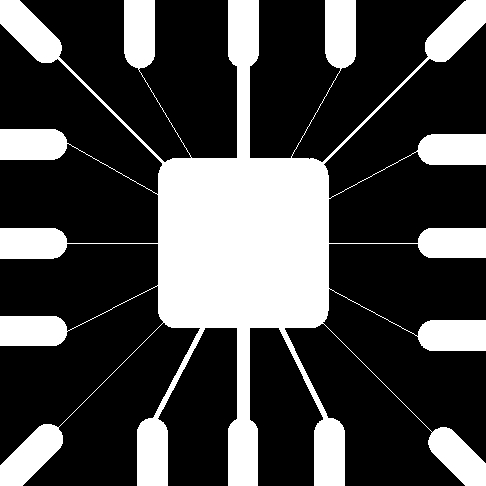
#> input picture Images/quadrato.jpg, 486 x 486 px, found by its file name
$ python edgeDetection.py
#> lines starting #> are read from the running program, lines starting #| are printed output that depends on the picture; after the words box and inside, x2 and y2 are one past the last pixel; in counts of white or black regions, pixels touching at a corner belong together
import skimage.io as io
import numpy as np
import matplotlib.pyplot as plt
import scipy.ndimage as ndi

mask1 = np.array(
    [
        [ -1,  -1,  -1],
        [  2,   2,   2],
        [ -1,  -1,  -1]
    ]
)

mask2 = np.array(
    [
        [ -1,  -1,   2],
        [ -1,   2,  -1],
        [  2,  -1,  -1]
    ]
)

mask3 = np.array(
    [
        [ -1,   2,  -1],
        [ -1,   2,  -1],
        [ -1,   2,  -1]
    ]
)

mask4 = np.array(
    [
        [  2,  -1,  -1],
        [ -1,   2,  -1],
        [ -1,  -1,   2]
    ]
)

plt.close('all')

figure, (ax0, ax1) = plt.subplots(1, 2)

originalImage = np.float64(io.imread("Images/quadrato.jpg"))
#> originalImage: shape (486, 486) float64; min 0, max 255, mean 71.5
ax0.imshow(originalImage, clim=None, cmap='gray')

masked1 = ndi.correlate(originalImage, mask1)
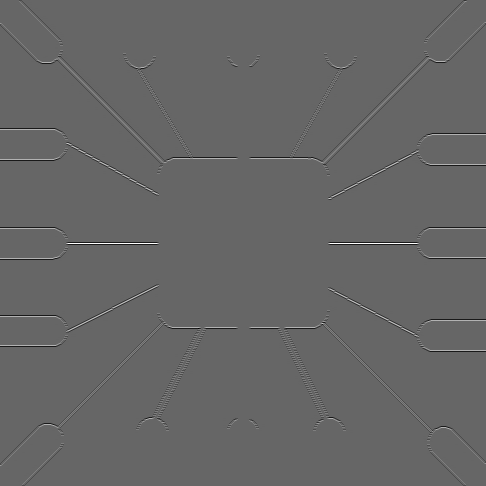
#> masked1: shape (486, 486) float64; min -1020, max 1530, mean 0; drawn with min black and max white
masked2 = ndi.correlate(originalImage, mask2)
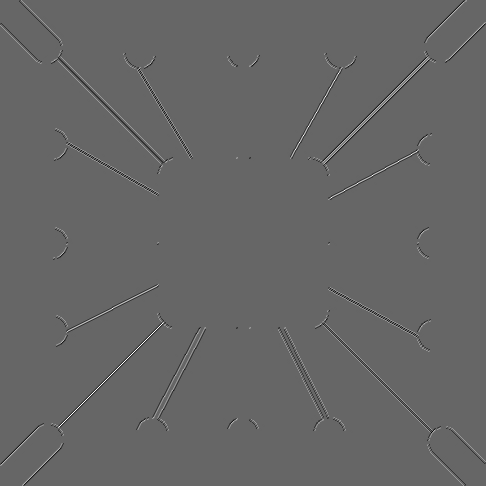
#> masked2: shape (486, 486) float64; min -1020, max 1530, mean 0; drawn with min black and max white
masked3 = ndi.correlate(originalImage, mask3)
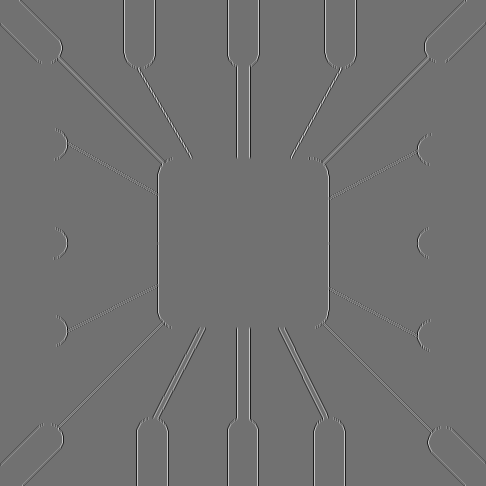
#> masked3: shape (486, 486) float64; min -1020, max 1275, mean 0; drawn with min black and max white
masked4 = ndi.correlate(originalImage, mask4)
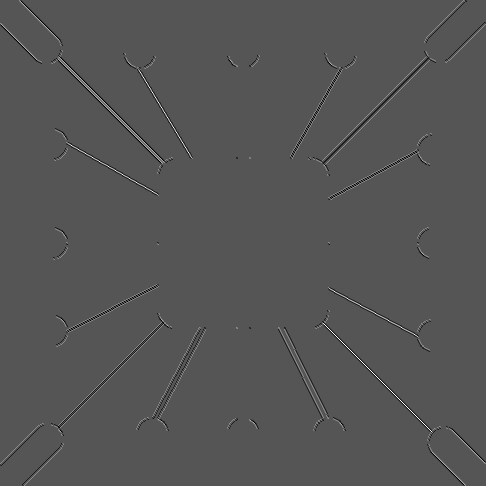
#> masked4: shape (486, 486) float64; min -766, max 1530, mean 0; drawn with min black and max white

maskStruct = np.stack((masked1, masked2, masked3, masked4), -1)
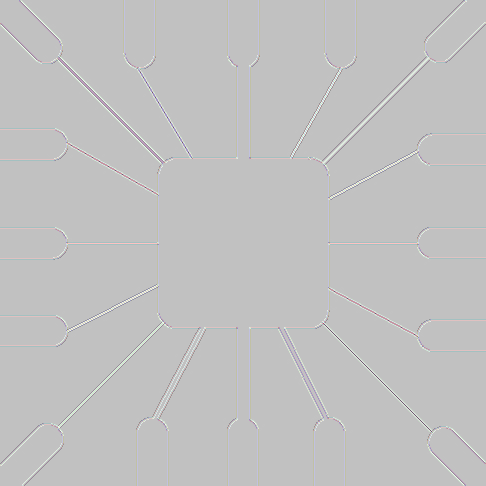
#> maskStruct: shape (486, 486, 4) float64; mean of channels 0, 1, 2, 3 0, 0, 0, 0; transparent parts drawn white
maxImage = np.max(maskStruct, -1)
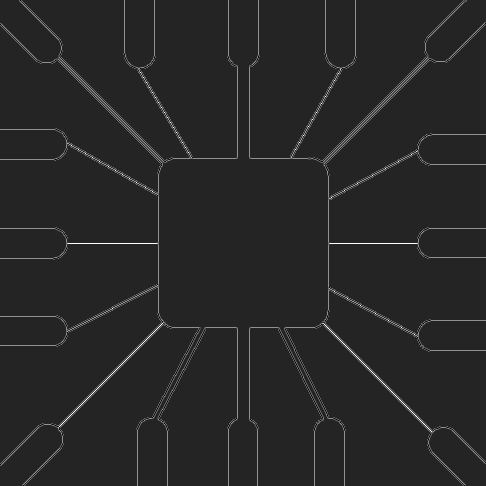
#> maxImage: shape (486, 486) float64; min -255, max 1530, mean 23.2; drawn with min black and max white

maxImage *= maxImage > 0.2*np.max(maxImage)
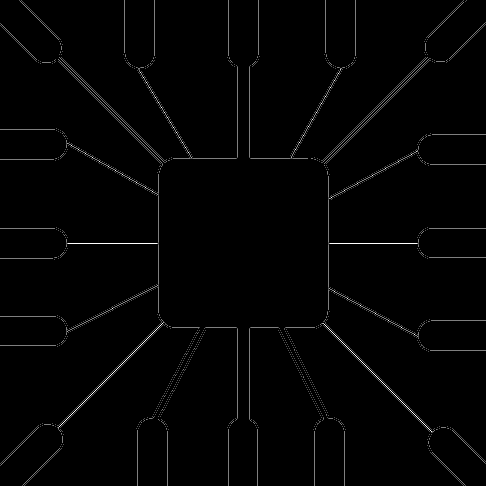
#> maxImage: shape (486, 486) float64; 3.63% of pixels changed, all inside (x1, y1, x2, y2) = (0, 0, 486, 486); drawn with min black and max white

ax1.imshow(maxImage, clim=None, cmap='gray')

plt.show()
